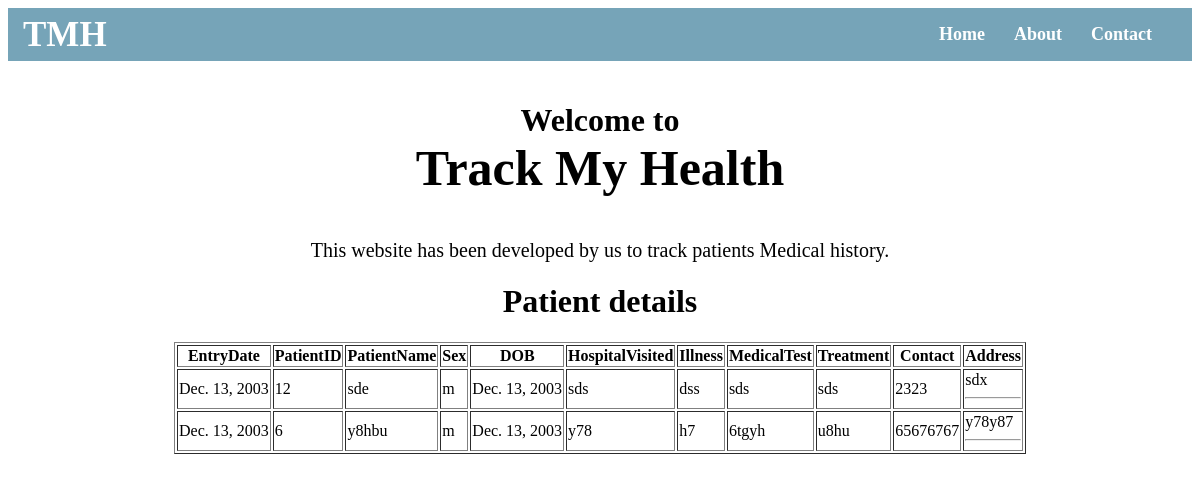
/details, run on the app's committed database.
### TMH/models.py (models this page shows)
class Patients(models.Model):
    EntryDate = models.DateField()
    PatientID = models.PositiveIntegerField()
    PatientName = models.CharField(max_length=20)
    Sex = models.CharField(max_length=1)
    DOB = models.DateField()
    HospitalVisited = models.CharField(max_length=20)
    Illness = models.CharField(max_length=20)
    MedicalTest =models.CharField(max_length=20)
    Treatment = models.CharField(max_length=20)
    Contact =models.PositiveIntegerField()
    Address = models.CharField(max_length=20)

### TMH/views.py (the view)
# urls.py: 2. Add a URL to urlpatterns:  path('', views.home, name='home')
def home(request):
    Patients = models.Patients.objects.all()
    return render(request, 'TMH/details.html',{'Patients':Patients})

### TMH/templates/TMH/details.html
{%extends "base.html"%}
{%block content%}
<div>
    <h1 align="center">Patient details</h1>
        <table border="1" align="center">
            <thead>
              <tr>
                <th>EntryDate</th>
                <th>PatientID</th>
                <th>PatientName</th>
                <th>Sex</th>
                <th>DOB</th>
                <th>HospitalVisited</th>
                <th>Illness</th>
                <th>MedicalTest</th>
                <th>Treatment</th>
                <th>Contact</th>
                <th>Address</th>
              </tr>
            </thead>
            <tbody>
                <h2>{%for patient in Patients%}
                <tr>
                    <td>{{patient.EntryDate}}</td>
                    <td>{{patient.PatientID}}</td>
                    <td>{{patient.PatientName}}</td>
                    <td>{{patient.Sex}}</td>
                    <td>{{patient.DOB}}</td>
                    <td>{{patient.HospitalVisited}}</td>
                    <td>{{patient.Illness}}</td>
                    <td>{{patient.MedicalTest}}</td>
                    <td>{{patient.Treatment}}</td>
                    <td>{{patient.Contact}}</td>
                    <td>{{patient.Address}}<hr>
                 </tr>
                    {%endfor%}
                </h2>
              </tbody>
          </table>
</div>
{%endblock%}

### static/templates/base.html (shortened to what this page needs)
{% load static%}
<!DOCTYPE html>
<html lang="en">
<head>
    <link rel="stylesheet" href="/soop/static/css/style.css" type="text/css">
</head>
<body background="Hospital-Management-System-1">
    <nav class="navbar">
		<div class="navdiv">
			<div class="logo"><a href="#">TMH</a> </div>
			<ul>
				<li><a href="home">Home</a></li>
				<li><a href="about">About</a></li>
				<li><a href="#">Contact</a></li>
			</ul>
	</nav>
    <h1 class="heading">Welcome to <br/><span class="track">Track My Health</span></h1>
    <p class="para">This website has been developed by us to track patients Medical history.</p>
    <main>
        {%block content%}
        {%endblock%}
    </main>
</body>
</html>

### static/templates/base.html (style rules this page uses)
* { text-decoration: none; }
.navbar { background: rgba(63, 127, 155, 0.711); font-family: calibri; padding-right: 15px;padding-left: 15px; }
.navdiv { display: flex; align-items: center; justify-content: space-between; }
.logo a { font-size: 35px; font-weight: 600; color: white; }
li { list-style: none; display: inline-block; }
li a { color: white; font-size: 18px; font-weight: bold; margin-right: 25px; }
.heading { text-align: center; padding: 20px; }
.track { font-size: 50px; padding: 10px; }
.para { text-align: center; font-size: 20px; }

### data on the page
Patients: EntryDate "Dec. 13, 2003", PatientID "12", PatientName "sde", Sex "m", DOB "Dec. 13, 2003", HospitalVisited "sds", Illness "dss", MedicalTest "sds", Treatment "sds", Contact "2323", Address "sdx"
Patients: EntryDate "Dec. 13, 2003", PatientID "6", PatientName "y8hbu", Sex "m", DOB "Dec. 13, 2003", HospitalVisited "y78", Illness "h7", MedicalTest "6tgyh", Treatment "u8hu", Contact "65676767", Address "y78y87"
